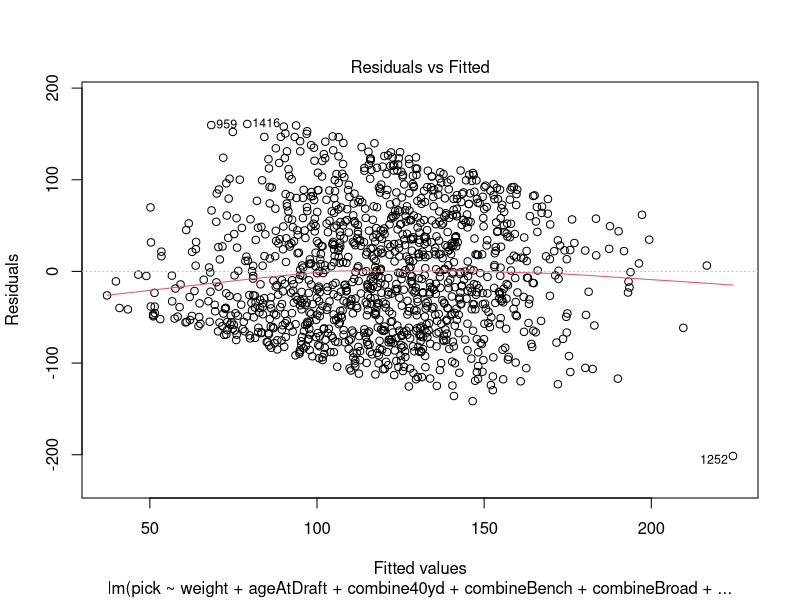
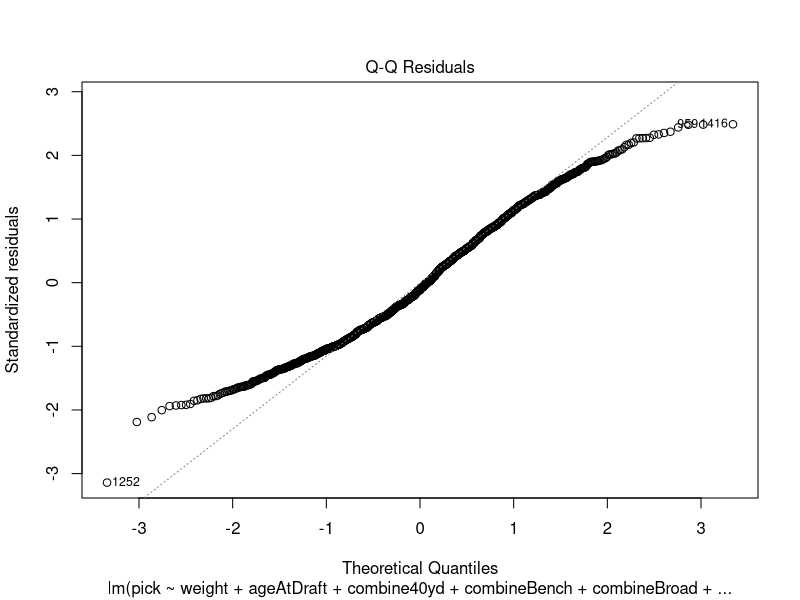
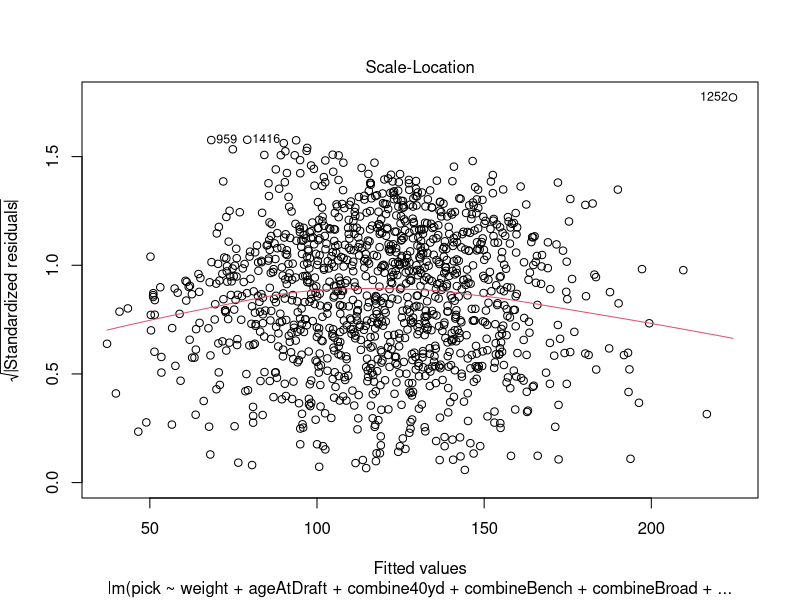
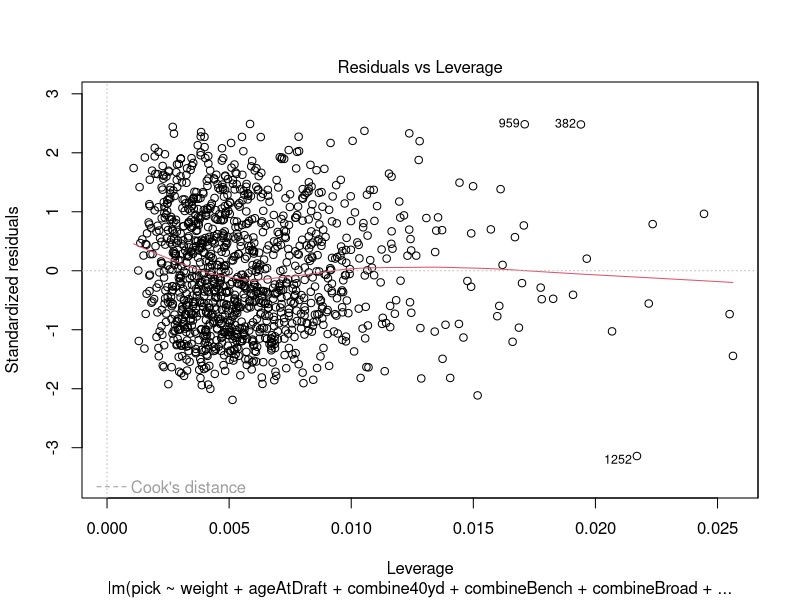

The R script that drew these images, in order: (Note: this script raises an error after producing the figures.)
library(tidyverse)

set.seed = 18

Clean_Data <- read.csv("derived_data/Clean_Data.csv") %>% 
  mutate(position = as.numeric(position))
DF.Off.skill <- read.csv("derived_data/Off.Skill.csv") %>% 
  mutate(Type = "1") #skill is 1, strength is 2, linebacker is 3
DF.Off.strength <- read.csv("derived_data/Off.Strength.csv") %>% 
  mutate(Type = "2")
DF.Def.skill <- read.csv("derived_data/Def.Skill.csv" )%>% 
  mutate(Type = "1")
DF.Def.strength <- read.csv("derived_data/Def.Strength.csv" )%>% 
  mutate(Type = "2")
DF.Mixed <- read.csv("derived_data/Df.Mix.csv") %>% 
  mutate(Type = "3")
Skill.Stren.DF <- rbind(DF.Off.skill, DF.Off.strength, DF.Def.strength, DF.Def.skill, DF.Mixed)

set.seed <- 18 #this is my lucky number 
spec = c(train = .6, test = .2, validate = .2)
DF = sample(cut(
  seq(nrow(Clean_Data)), 
  nrow(Clean_Data)*cumsum(c(0,spec)),
  labels = names(spec)
))

Split.DF = split(Clean_Data, DF)

lm1 <- lm(pick ~ heightInches + 
            weight + 
            ageAtDraft + 
            combine40yd + 
            combineVert + 
            combineBench +
            combineShuttle +
            combineBroad +
            combine3cone, data = Split.DF$train)
summary(lm1)
lm2 <- step(lm1, trace = 0)
summary(lm2)
anova(lm1, lm2)
plot(lm2)

library(car)
bc <- boxCox(lm1)
lam <- bc$x[which.max(bc$y)]
lm3 <- lm((pick)^lam ~ heightInches + 
            weight + 
            ageAtDraft + 
            combine40yd + 
            combineVert + 
            combineBench +
            combineShuttle +
            combineBroad +
            combine3cone, data = Split.DF$train)
summary(lm3)

lm4 <- step(lm3, trace = 0)
summary(lm4)

saveRDS(lm4, "derived_models/best.lin.mod.rds")


anova(lm3, lm4)

predictions.lm4 <- predict(lm4, Split.DF$test[, -c(1, 2, 3, 13, 14)])
SSE.lm4 <- sum((predictions.lm4 - Split.DF$test$pick)^2)
RMSE.lm4 <- sqrt(SSE.lm4/nrow(Split.DF$test))
RMSE.lm4


